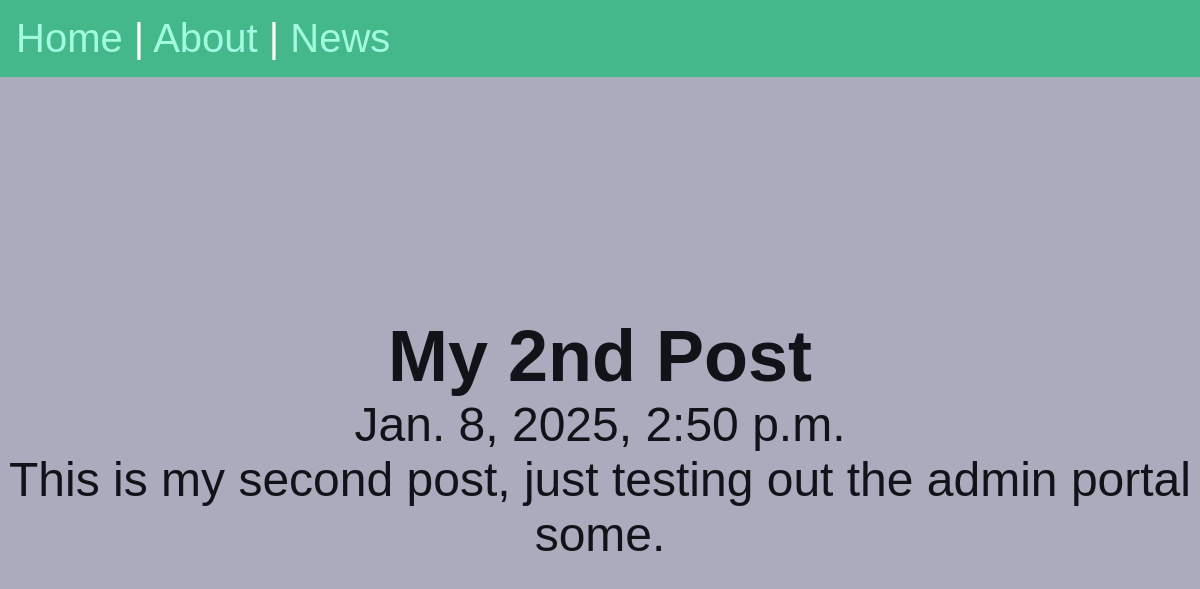
/posts/my-second-post, run on the app's committed database.
### posts/models.py (models this page shows, shortened)
class Post(models.Model):
    title = models.CharField(max_length=75)
    body = models.TextField() # relates to a text area form input
    slug = models.SlugField()
    date = models.DateTimeField(auto_now_add=True) # date timestamp anytime post is added

### posts/views.py (the view)
# urls.py: path('<slug:slug>', views.post_page, name="page"),
def post_page(request, slug):
    post = Post.objects.get(slug=slug)
    return render(request, 'posts/post_page.html', { 'post': post })

### posts/templates/posts/post_page.html (shortened to what this page needs)
{% extends 'layout.html' %}
{% block content %}
    <section>
        <h1>{{ post.title }}</h1>
        <p>{{ post.date }}</p>
        <p>{{ post.body }}</p>
    </section>
{% endblock %}

### static/css/style.css (style rules this page uses)
* { margin: 0; padding: 0; box-sizing: border-box; font-family: Arial, Helvetica, sans-serif; }
body { min-height: 100vh; display: flex; flex-flow: column; place-content: center; font-size: 3rem; background-color: #AAABBC; color: #101419; }
h1, p { text-align: center; }

### data on the page
Post: title "My 2nd Post", date "Jan. 8, 2025, 2:50 p.m.", body "This is my second post, just testing out the admin portal some."
